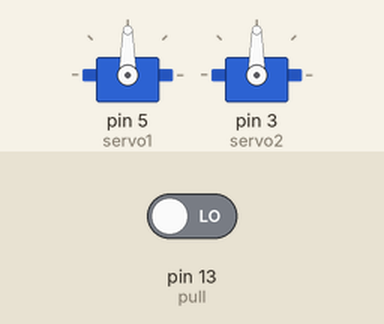
Simulated run of this sketch. Board: Arduino Uno, built with avr-gcc and run on an emulated ATmega328P. Parts: 2 × servo. The inputs (shaded band) are chosen by the test bench; at power-on: pin 13 (pull) LOW.

Above: at 1.2 s.
1.3 s: pin 13 (pull) driven HIGH
At 1.52 s:
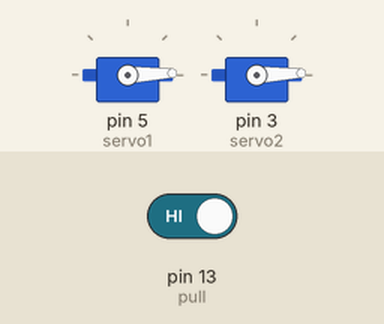
At 3.14 s:
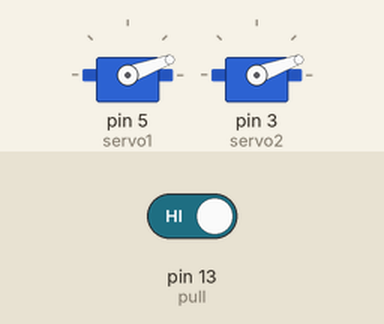
Timing chart, 0 to 13.3 s (numbered marks = the images above; inputs shaded):
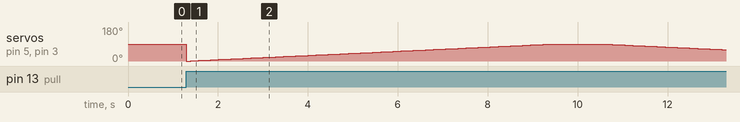

The sketch:

Servo_con_pull.ino
```cpp
#include <Servo.h>

Servo servo1;
Servo servo2;
int pull = 13;
int val;

void setup ()
{
    servo1.attach(5);
    servo2.attach(3);
    pinMode(pull, INPUT);
}

void loop ()
{
  val = digitalRead(pull);

    if (val==HIGH)
    {
      for (int i = 0; i <= 90; i++ )
      {
        servo1.write(i);
        servo2.write(i);
        delay(90);
      }
      delay(1000);

       for (int i = 90; i >= 0; i--)
      {
        servo1.write(i);
        servo2.write(i);
        delay(90);
      }
    }
}
```

Measured:
- after the input at 1.3 s, servo on pin 5 (servo1), servo on pin 3 (servo2): 90° → 0° at once, → 1° 0.09 s later, → 2° 0.09 s later, → 3° 0.09 s later, … (122 changes in this stretch)
